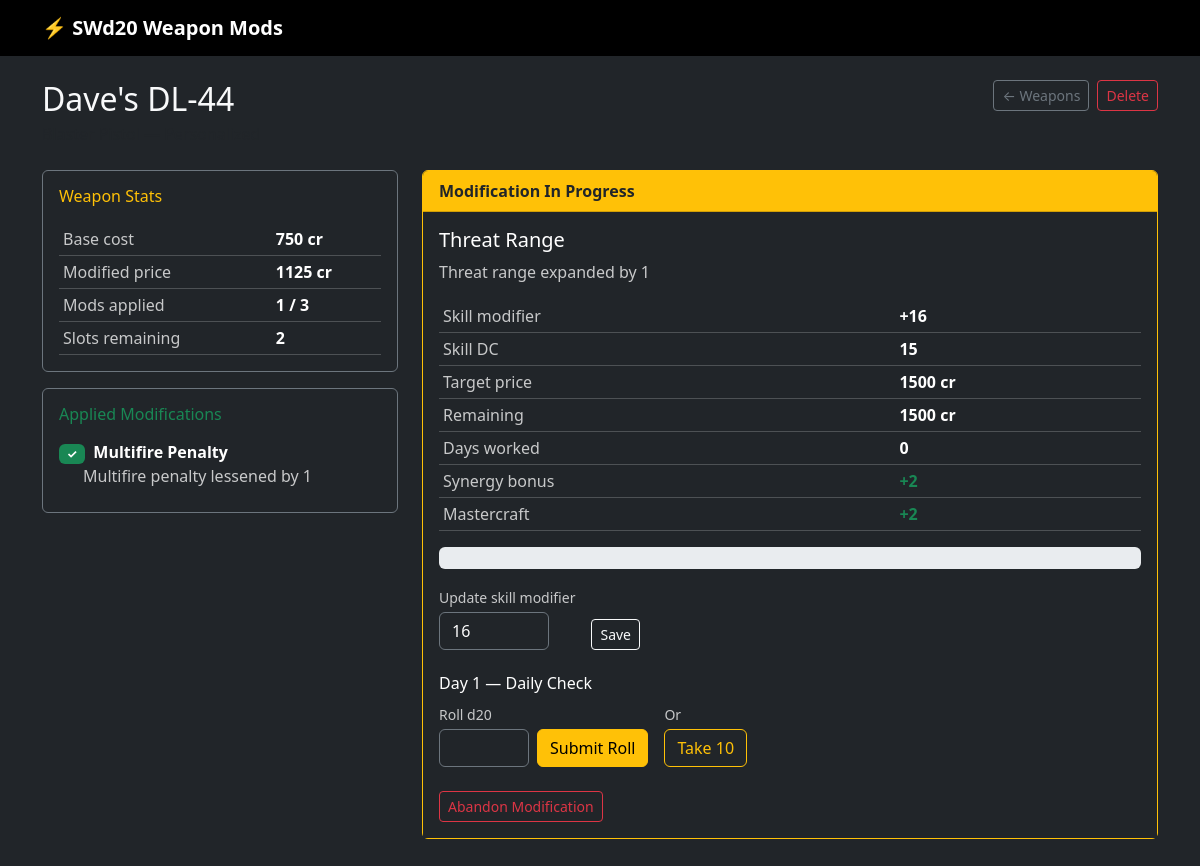
The app's page /weapon/2 with its own data.
### app.py (models this page shows)
class DBWeapon(db.Model):
    __tablename__ = "weapon"
    id = db.Column(db.Integer, primary_key=True)
    name = db.Column(db.String(200), nullable=False)
    weapon_type = db.Column(db.String(50), nullable=False)
    base_cost = db.Column(db.Integer, nullable=False)
    personalized = db.Column(db.Boolean, default=False)
    created_at = db.Column(db.DateTime, default=_utcnow)
    applied_mods = db.relationship(
        "DBAppliedMod", backref="weapon", lazy=True, order_by="DBAppliedMod.id",
        cascade="all, delete-orphan",
    )
    in_progress = db.relationship(
        "DBInProgressMod", backref="weapon", uselist=False, lazy=True,
        cascade="all, delete-orphan",
    )
    def to_rules_weapon(self) -> RulesWeapon:
        w = RulesWeapon(
            name=self.name,
            weapon_type=self.weapon_type,
            base_cost=self.base_cost,
            personalized=self.personalized,
        )
        w.applied_mods = [Mod(m.mod_name) for m in self.applied_mods]
        return w
    @property
    def max_mods(self) -> int:
        rules = WEAPON_LIMITS[self.weapon_type]
        return rules["personal"] if self.personalized else rules["custom"]
    @property
    def mod_count(self) -> int:
        return len(self.applied_mods)
    @property
    def slots_remaining(self) -> int:
        return self.max_mods - self.mod_count
    @property
    def modified_price(self) -> int:
        return int(self.base_cost * (1 + 0.5 * self.mod_count))

class DBAppliedMod(db.Model):
    __tablename__ = "applied_mod"
    id = db.Column(db.Integer, primary_key=True)
    weapon_id = db.Column(db.Integer, db.ForeignKey("weapon.id"), nullable=False)
    mod_name = db.Column(db.String(50), nullable=False)
    completed_at = db.Column(db.DateTime, default=_utcnow)

class DBInProgressMod(db.Model):
    __tablename__ = "in_progress_mod"
    id = db.Column(db.Integer, primary_key=True)
    weapon_id = db.Column(db.Integer, db.ForeignKey("weapon.id"), nullable=False)
    mod_name = db.Column(db.String(50), nullable=False)
    skill_modifier = db.Column(db.Integer, nullable=False)
    synergy_bonus = db.Column(db.Boolean, default=False)
    mastercraft_bonus = db.Column(db.Boolean, default=False)
    no_tools_penalty = db.Column(db.Boolean, default=False)
    target_price = db.Column(db.Integer, nullable=False)
    remaining_credits = db.Column(db.Integer, nullable=False)
    day_count = db.Column(db.Integer, default=0)
    dc = db.Column(db.Integer, nullable=False)
    started_at = db.Column(db.DateTime, default=_utcnow)

### app.py (the view)
@app.route("/weapon/<int:weapon_id>")
def weapon_detail(weapon_id):
    weapon = db.get_or_404(DBWeapon, weapon_id)
    rules_weapon = weapon.to_rules_weapon()
    available_mods = [m for m in Mod if rules_weapon.can_apply(m)[0]]
    return render_template(
        "weapon_detail.html",
        weapon=weapon,
        available_mods=available_mods,
        mod_stat_changes=MOD_STAT_CHANGES,
        Mod=Mod,
        ONCE_PER_WEAPON=ONCE_PER_WEAPON,
    )

### swd20weaponmod.py (called while the page is built)
    @property
    def _rules(self) -> dict:
        return WEAPON_LIMITS[self.weapon_type.lower()]

    @property
    def dc(self) -> int | None:
        return self._rules["dc"]

    @property
    def max_mods(self) -> int:
        return self._rules["personal"] if self.personalized else self._rules["custom"]

    @property
    def mod_count(self) -> int:
        return len(self.applied_mods)

    def can_apply(self, mod: Mod) -> tuple[bool, str]:
        if self.dc is None:
            return False, "This weapon type cannot be modified."
        if self.mod_count >= self.max_mods:
            mode = "personalized" if self.personalized else "customized"
            return False, f"Modification limit reached ({self.max_mods} {mode} mods)."
        if mod in ONCE_PER_WEAPON and mod in self.applied_mods:
            return False, f"{mod.value} can only be applied once per weapon."
        return True, "OK"

### templates/weapon_detail.html (shortened to what this page needs)
{% extends 'base.html' %}
{% block content %}
<div class="d-flex justify-content-between align-items-start mb-4">
  <div>
    <h2 class="mb-1">{{ weapon.name }}</h2>
    <span class="text-muted">{{ weapon.weapon_type.title() }} &mdash; {{ 'Personalized' if weapon.personalized else 'Customized' }}</span>
  </div>
  <div class="d-flex gap-2">
    <a href="{{ url_for('index') }}" class="btn btn-outline-secondary btn-sm">← Weapons</a>
    <form method="POST" action="{{ url_for('delete_weapon', weapon_id=weapon.id) }}"
          onsubmit="return confirm('Delete {{ weapon.name }}? This cannot be undone.')">
      <button class="btn btn-outline-danger btn-sm">Delete</button>
    </form>
  </div>
</div>
<div class="row g-4">
  <div class="col-md-4">
    <div class="card bg-dark border border-secondary mb-3">
      <div class="card-body">
        <h6 class="card-title text-warning mb-3">Weapon Stats</h6>
        <table class="table table-dark table-sm mb-0">
          <tbody>
            <tr><td class="text-white opacity-75">Base cost</td>      <td class="text-white fw-semibold">{{ weapon.base_cost }} cr</td></tr>
            <tr><td class="text-white opacity-75">Modified price</td> <td class="text-white fw-semibold">{{ weapon.modified_price }} cr</td></tr>
            <tr><td class="text-white opacity-75">Mods applied</td>   <td class="text-white fw-semibold">{{ weapon.mod_count }} / {{ weapon.max_mods }}</td></tr>
            <tr><td class="text-white opacity-75">Slots remaining</td><td class="text-white fw-semibold">{{ weapon.slots_remaining }}</td></tr>
          </tbody>
        </table>
      </div>
    </div>
    {% if weapon.applied_mods %}
    <div class="card bg-dark border border-secondary mb-3">
      <div class="card-body">
        <h6 class="card-title text-success mb-3">Applied Modifications</h6>
        <ul class="list-unstyled mb-0">
          {% for m in weapon.applied_mods %}
          <li class="mb-2">
            <span class="badge bg-success me-1">✓</span>
            <span class="text-white fw-semibold">{{ m.mod_name.replace('_', ' ').title() }}</span><br>
            <span class="text-white opacity-75 ms-4">{{ mod_stat_changes[Mod(m.mod_name)] }}</span>
          </li>
          {% endfor %}
        </ul>
      </div>
    </div>
    {% endif %}
  </div>
  <div class="col-md-8">
    {% if weapon.in_progress %}
      {% set ip = weapon.in_progress %}
      {% set pct = (((ip.target_price - ip.remaining_credits) / ip.target_price) * 100) | int %}
    <div class="card bg-dark border-warning">
      <div class="card-header bg-warning text-dark fw-bold">
        Modification In Progress
      </div>
      <div class="card-body bg-dark text-light">
        <h5 class="text-white">{{ ip.mod_name.replace('_', ' ').title() }}</h5>
        <p class="text-white opacity-75">{{ mod_stat_changes[Mod(ip.mod_name)] }}</p>
        <table class="table table-dark table-sm mb-3">
          <tbody>
            <tr><td class="text-white opacity-75">Skill modifier</td><td class="text-white fw-semibold">+{{ ip.skill_modifier }}</td></tr>
            <tr><td class="text-white opacity-75">Skill DC</td>       <td class="text-white fw-semibold">{{ ip.dc }}</td></tr>
            <tr><td class="text-white opacity-75">Target price</td>   <td class="text-white fw-semibold">{{ ip.target_price }} cr</td></tr>
            <tr><td class="text-white opacity-75">Remaining</td>      <td class="text-white fw-semibold">{{ ip.remaining_credits }} cr</td></tr>
            <tr><td class="text-white opacity-75">Days worked</td>    <td class="text-white fw-semibold">{{ ip.day_count }}</td></tr>
            {% if ip.synergy_bonus %}
            <tr><td class="text-white opacity-75">Synergy bonus</td>  <td class="text-success fw-semibold">+2</td></tr>
            {% endif %}
            {% if ip.mastercraft_bonus %}
            <tr><td class="text-white opacity-75">Mastercraft</td>    <td class="text-success fw-semibold">+2</td></tr>
            {% endif %}
          </tbody>
        </table>
        <div class="progress mb-3" style="height: 22px;">
        </div>
        <form method="POST" action="{{ url_for('update_skill', weapon_id=weapon.id) }}"
              class="d-flex align-items-end gap-3 mb-4">
          <div>
            <label class="form-label mb-1 small text-white opacity-75">Update skill modifier</label>
            <input type="number" name="skill_modifier" value="{{ ip.skill_modifier }}"
                   class="form-control bg-dark text-white border-secondary" style="width: 110px" required>
          </div>
          <button class="btn btn-outline-light btn-sm">Save</button>
        </form>
        {% if ip.remaining_credits > 0 %}
        <h6 class="text-white">Day {{ ip.day_count + 1 }} — Daily Check</h6>
        <div class="d-flex gap-3 align-items-end mb-4 flex-wrap">
          <form method="POST" action="{{ url_for('roll_day', weapon_id=weapon.id) }}"
                class="d-flex align-items-end gap-2">
            <div>
              <label class="form-label mb-1 small text-white opacity-75">Roll d20</label>
              <input type="number" name="d20_roll" class="form-control bg-dark text-white border-secondary"
                     min="1" max="20" style="width: 90px" required>
            </div>
            <button class="btn btn-warning">Submit Roll</button>
          </form>
          <form method="POST" action="{{ url_for('roll_day', weapon_id=weapon.id) }}">
            <label class="form-label mb-1 small text-white opacity-75 d-block">Or</label>
            <button class="btn btn-outline-warning">Take 10</button>
          </form>
        </div>
        {% endif %}
        <form method="POST" action="{{ url_for('abandon_mod', weapon_id=weapon.id) }}"
              onsubmit="return confirm('Abandon this modification? All progress will be lost.')">
          <button class="btn btn-outline-danger btn-sm">Abandon Modification</button>
        </form>
      </div>
    </div>
    {% else %}
    <div class="text-muted mt-2">No modification in progress.</div>
    {% endif %}
  </div>
</div>
{% endblock %}

### records on screen
DBWeapon: name "Dave's DL-44", base_cost "750", modified_price "1125", max_mods "3", slots_remaining "2"
DBAppliedMod: mod_name.replace "Multifire Penalty", mod_name "Multifire penalty lessened by 1"
DBInProgressMod: mod_name.replace "Threat Range", mod_name "Threat range expanded by 1", skill_modifier "16", dc "15", target_price "1500", remaining_credits "1500", day_count "0", ip.day_count+1 "1"

### other values on screen
{{ weapon.mod_count }} "1"
